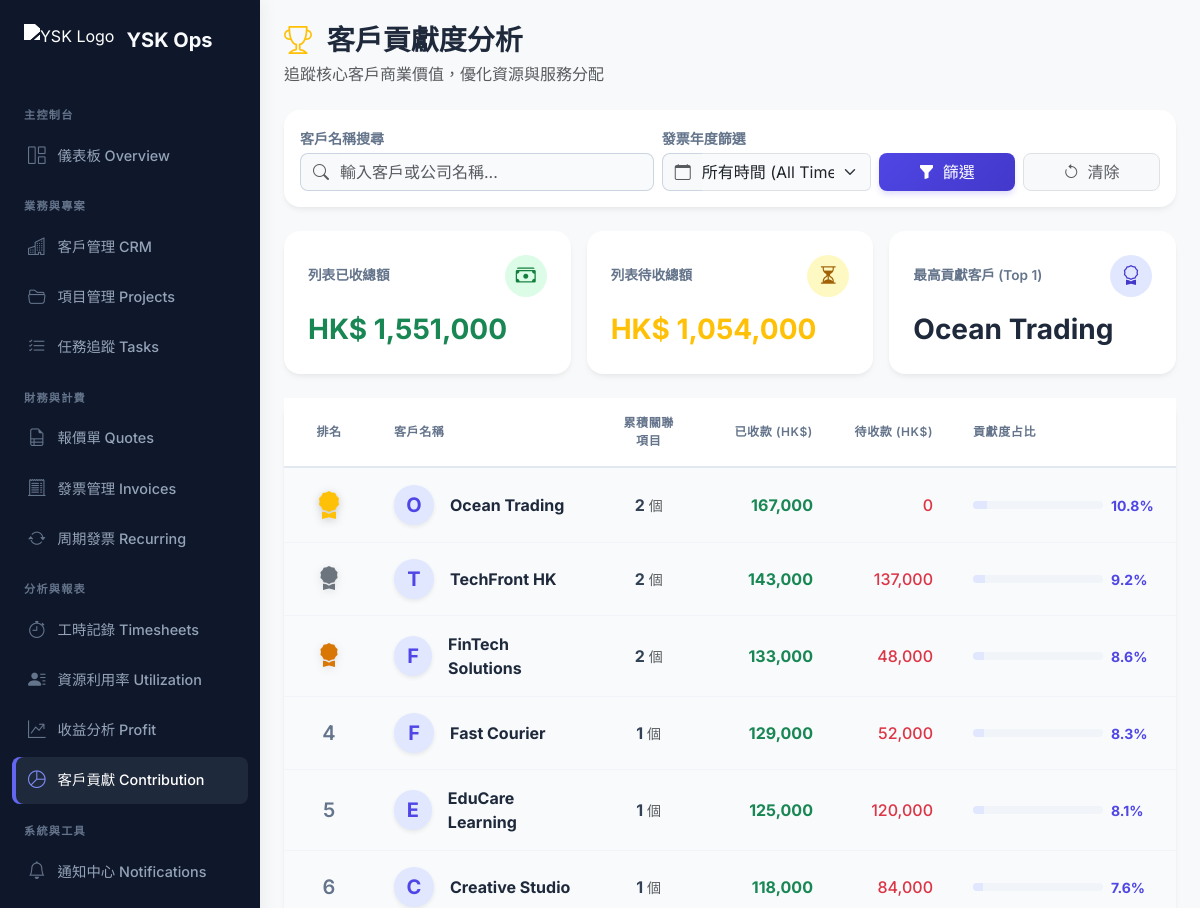
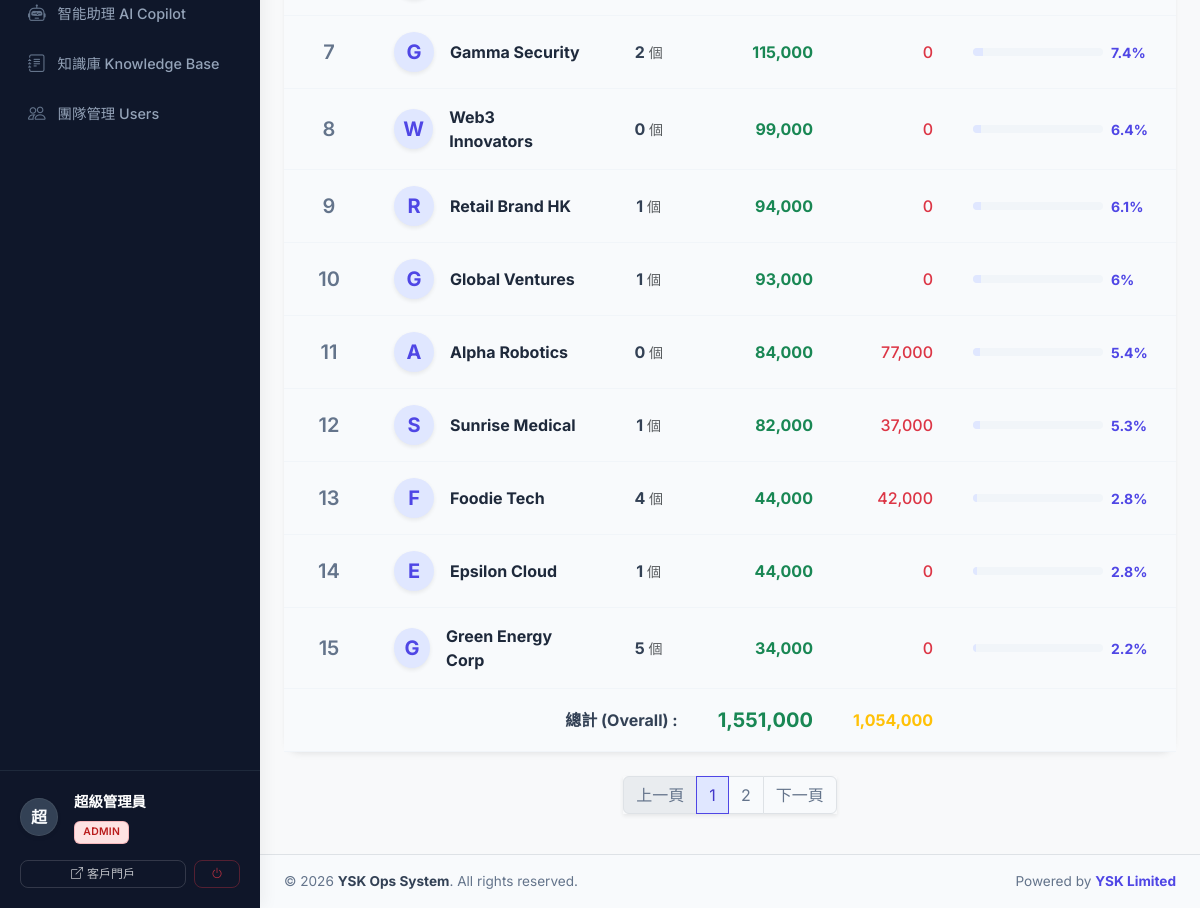
The app's page /client_contribution.php (signed in) with its own data (2 pictures, top to bottom).
### tables this page shows
CREATE TABLE clients (
    id INT AUTO_INCREMENT PRIMARY KEY,
    username VARCHAR(50) UNIQUE,
    password_hash VARCHAR(255),
    company_name VARCHAR(150) NOT NULL,
    contact_person VARCHAR(100),
    email VARCHAR(100),
    phone VARCHAR(20),
    address TEXT,
    notes TEXT,
    status ENUM('active', 'inactive', 'lead') DEFAULT 'active',
    created_at TIMESTAMP DEFAULT CURRENT_TIMESTAMP,
    updated_at TIMESTAMP DEFAULT CURRENT_TIMESTAMP ON UPDATE CURRENT_TIMESTAMP,
    FULLTEXT KEY ft_clients (company_name, contact_person, email, notes)
);

### includes/db.php (called while the page is built, shortened)
<?php
function get_db_connection() {
    static $pdo = null;
    if ($pdo === null) {
        try {
            $dsn = "mysql:host=" . DB_HOST . ";dbname=" . DB_NAME . ";charset=" . DB_CHAR;
            $pdo = new PDO($dsn, DB_USER, DB_PASS, [
                PDO::ATTR_ERRMODE => PDO::ERRMODE_EXCEPTION,
                PDO::ATTR_DEFAULT_FETCH_MODE => PDO::FETCH_ASSOC,
                PDO::ATTR_EMULATE_PREPARES => false,
            ]);
        } catch (PDOException $e) {
            die("Database connection failed: " . $e->getMessage() . "<br>Please check config.php and run database.sql first.");
        }
    }
    return $pdo;
}
function db_query($sql, $params = []) {
    $pdo = get_db_connection();
    $stmt = $pdo->prepare($sql);
    $stmt->execute($params);
    return $stmt;
}
function db_fetch_all($sql, $params = []) {
    return db_query($sql, $params)->fetchAll();
}
?>

### client_contribution.php (the view, shortened to what this page needs)
<?php
require_once 'includes/db.php';
$search = trim($_GET['search'] ?? '');
$year_filter = $_GET['year'] ?? '';
$page = max(1, (int)($_GET['page'] ?? 1));
$per_page = 15;
$offset = ($page - 1) * $per_page;
$search_clause = "";
$params = [];
$year_clause = "";
$global_sql = "
    SELECT c.id, c.company_name,
           (SELECT COALESCE(SUM(total_amount),0) FROM invoices WHERE client_id = c.id AND status = 'paid' $year_clause) as total_revenue,
           (SELECT COALESCE(SUM(total_amount),0) FROM invoices WHERE client_id = c.id AND status IN ('draft', 'sent', 'overdue') $year_clause) as pending_revenue
    FROM clients c
    WHERE c.status = 'active' $search_clause
";
$all_clients = db_fetch_all($global_sql, $params);
$total_all_revenue = 0;
$total_all_pending = 0;
foreach ($all_clients as $client) {
    $total_all_revenue += $client['total_revenue'];
    $total_all_pending += $client['pending_revenue'];
}
usort($all_clients, fn($a, $b) => $b['total_revenue'] <=> $a['total_revenue']);
$top_client = !empty($all_clients) && $all_clients[0]['total_revenue'] > 0 ? $all_clients[0] : null;
$total_count = count($all_clients);
$total_pages = ceil($total_count / $per_page);
$sql = "
    SELECT c.*,
           (SELECT COUNT(*) FROM projects WHERE client_id = c.id) as project_count,
           (SELECT COALESCE(SUM(total_amount),0) FROM invoices WHERE client_id = c.id AND status = 'paid' $year_clause) as total_revenue,
           (SELECT COALESCE(SUM(total_amount),0) FROM invoices WHERE client_id = c.id AND status IN ('draft', 'sent', 'overdue') $year_clause) as pending_revenue
    FROM clients c
    WHERE c.status = 'active' $search_clause
    ORDER BY total_revenue DESC, c.id ASC
    LIMIT $per_page OFFSET $offset
";
$clients = db_fetch_all($sql, $params);
?>
<?php include 'includes/header.php'; ?>
<div class="d-flex align-items-stretch" style="min-height: 100vh; width: 100%;">
    <?php include 'includes/sidebar.php'; ?>
    <div class="flex-grow-1 d-flex flex-column" style="background-color: #f8f9fa; min-width: 0;">
        <div class="p-3 p-md-4 flex-grow-1">
            <div class="d-flex justify-content-between align-items-center mb-4">
                <div class="d-flex align-items-center">
                    <div>
                        <h2 class="h3 fw-bold mb-1 text-slate-800">
                            <i class="bi bi-trophy me-2 text-warning"></i> 客戶貢獻度分析
                        </h2>
                        <p class="text-muted mb-0 d-none d-md-block">
                            追蹤核心客戶商業價值，優化資源與服務分配
                        </p>
                    </div>
                </div>
            </div>
            <div class="card mb-4 border-0 shadow-sm">
                <div class="card-body p-3">
                    <form method="GET" class="row g-2 align-items-center">
                        <div class="col-md-5">
                            <label class="form-label text-slate-500 fw-semibold small mb-1">客戶名稱搜尋</label>
                            <div class="input-group">
                                <span class="input-group-text bg-light text-muted border-end-0"><i class="bi bi-search"></i></span>
                                <input type="text" name="search" class="form-control border-start-0 ps-0 shadow-none" value="<?= htmlspecialchars($search) ?>" placeholder="輸入客戶或公司名稱...">
                            </div>
                        </div>
                        <div class="col-md-3">
                            <label class="form-label text-slate-500 fw-semibold small mb-1">發票年度篩選</label>
                            <div class="input-group">
                                <span class="input-group-text bg-light text-muted border-end-0"><i class="bi bi-calendar"></i></span>
                                <select name="year" class="form-select border-start-0 ps-0 shadow-none" onchange="this.form.submit()">
                                    <option value="">所有時間 (All Time)</option>
                                </select>
                            </div>
                        </div>
                        <div class="col-md-4 text-end mt-auto d-flex gap-2">
                            <button type="submit" class="btn btn-primary w-100 fw-medium"><i class="bi bi-funnel-fill me-1"></i> 篩選</button>
                            <a href="client_contribution.php" class="btn btn-light w-100 border text-muted"><i class="bi bi-arrow-counterclockwise me-1"></i> 清除</a>
                        </div>
                    </form>
                </div>
            </div>
            <div class="row g-3 mb-4">
                <div class="col-md-4">
                    <div class="card stat-card h-100 border-0 shadow-sm border-left-thick" style="border-left-color: #10b981 !important;">
                        <div class="card-body p-4">
                            <div class="d-flex justify-content-between align-items-center mb-3">
                                <h6 class="text-slate-500 fw-semibold mb-0" style="font-size: 0.85rem;">列表已收總額</h6>
                                <div class="bg-success bg-opacity-10 text-success rounded-circle d-flex align-items-center justify-content-center" style="width: 42px; height: 42px;">
                                    <i class="bi bi-cash-stack fs-5"></i>
                                </div>
                            </div>
                            <h3 class="fw-bold text-success mb-1">HK$ <?= number_format($total_all_revenue, 0) ?></h3>
                        </div>
                    </div>
                </div>
                <div class="col-md-4">
                    <div class="card stat-card h-100 border-0 shadow-sm border-left-thick" style="border-left-color: #f59e0b !important;">
                        <div class="card-body p-4">
                            <div class="d-flex justify-content-between align-items-center mb-3">
                                <h6 class="text-slate-500 fw-semibold mb-0" style="font-size: 0.85rem;">列表待收總額</h6>
                                <div class="bg-warning bg-opacity-10 text-warning rounded-circle d-flex align-items-center justify-content-center" style="width: 42px; height: 42px;">
                                    <i class="bi bi-hourglass-split fs-5"></i>
                                </div>
                            </div>
                            <h3 class="fw-bold text-warning mb-1">HK$ <?= number_format($total_all_pending, 0) ?></h3>
                        </div>
                    </div>
                </div>
                <div class="col-md-4">
                    <div class="card stat-card h-100 border-0 shadow-sm border-left-thick" style="border-left-color: #6366f1 !important;">
                        <div class="card-body p-4">
                            <div class="d-flex justify-content-between align-items-center mb-3">
                                <h6 class="text-slate-500 fw-semibold mb-0" style="font-size: 0.85rem;">最高貢獻客戶 (Top 1)</h6>
                                <div class="bg-primary bg-opacity-10 text-primary rounded-circle d-flex align-items-center justify-content-center" style="width: 42px; height: 42px;">
                                    <i class="bi bi-award fs-5"></i>
                                </div>
                            </div>
                            <h3 class="fw-bold text-slate-800 mb-1 text-truncate" style="max-width: 100%;" title="<?= htmlspecialchars($top_client['company_name'] ?? '無') ?>">
                                <?= $top_client ? htmlspecialchars($top_client['company_name']) : '-' ?>
                            </h3>
                        </div>
                    </div>
                </div>
            </div>
            <div class="card border-0 shadow-sm mb-4">
                <div class="card-body p-0">
                    <div class="table-responsive">
                        <table class="table table-hover align-middle mb-0">
                            <thead class="bg-light text-slate-600">
                                <tr>
                                    <th width="90" class="text-center py-3">排名</th>
                                    <th class="py-3">客戶名稱</th>
                                    <th class="text-center py-3">累積關聯項目</th>
                                    <th class="text-end py-3">已收款 (HK$)</th>
                                    <th class="text-end py-3">待收款 (HK$)</th>
                                    <th width="25%" class="py-3">貢獻度占比</th>
                                </tr>
                            </thead>
                            <tbody class="border-top-0">
                                <?php
                                $rank = $offset + 1;
                                foreach ($clients as $c):
                                    $contribution = $total_all_revenue > 0 ? round(($c['total_revenue'] / $total_all_revenue) * 100, 1) : 0;
                                    $avatar_char = mb_substr($c['company_name'] ?? 'C', 0, 1, 'UTF-8');
                                    $rank_html = "<span class='text-slate-500 fw-semibold fs-5'>{$rank}</span>";
                                    if ($rank == 1) $rank_html = "<i class='bi bi-award-fill fs-3 text-warning' style='filter: drop-shadow(0 2px 4px rgba(0,0,0,0.2));' title='Top 1'></i>";
                                    elseif ($rank == 2) $rank_html = "<i class='bi bi-award-fill fs-4 text-secondary' style='filter: drop-shadow(0 2px 4px rgba(0,0,0,0.1));' title='Top 2'></i>";
                                    elseif ($rank == 3) $rank_html = "<i class='bi bi-award-fill fs-4' style='color: #d97706; filter: drop-shadow(0 2px 4px rgba(0,0,0,0.1));' title='Top 3'></i>";
                                ?>
                                <tr>
                                    <td class="text-center"><?= $rank_html ?></td>
                                    <td class="ps-3">
                                        <div class="d-flex align-items-center">
                                            <div class="bg-indigo bg-opacity-10 text-indigo rounded-circle d-flex align-items-center justify-content-center me-3 shadow-sm" style="width: 40px; height: 40px; background-color:#e0e7ff; color:#4338ca;">
                                                <span class="fw-bold fs-5"><?= htmlspecialchars($avatar_char) ?></span>
                                            </div>
                                            <span class="fw-bold text-slate-800 fs-6"><?= htmlspecialchars($c['company_name'] ?? '') ?></span>
                                        </div>
                                    </td>
                                    <td class="text-center">
                                        <div class="fw-bold text-slate-700 fs-6"><?= $c['project_count'] ?> <span class="text-muted small fw-normal">個</span></div>
                                    </td>
                                    <td class="text-end fw-bold text-success fs-6">
                                        <?= number_format($c['total_revenue'], 0) ?>
                                    </td>
                                    <td class="text-end text-danger fw-medium">
                                        <?= number_format($c['pending_revenue'], 0) ?>
                                    </td>
                                    <td class="pe-4">
                                        <div class="d-flex align-items-center gap-2">
                                            <div class="progress flex-grow-1" style="height: 8px; border-radius: 4px; background-color: #f1f5f9;">
                                                <div class="progress-bar bg-primary" style="width: <?= $contribution ?>%"></div>
                                            </div>
                                            <small class="fw-bold text-primary" style="min-width: 45px;"><?= $contribution ?>%</small>
                                        </div>
                                    </td>
                                </tr>
                                <?php $rank++; endforeach; ?>
                            </tbody>
                            <tfoot class="bg-light">
                                <tr>
                                    <td colspan="3" class="text-end fw-bold text-slate-700 py-3">總計 (Overall) :</td>
                                    <td class="text-end fw-bold text-success fs-5 py-3"><?= number_format($total_all_revenue, 0) ?></td>
                                    <td class="text-end fw-bold text-warning fs-6 py-3"><?= number_format($total_all_pending, 0) ?></td>
                                    <td class="pe-4"></td>
                                </tr>
                            </tfoot>
                        </table>
                    </div>
                </div>
            </div>
            <?php if ($total_pages > 1): ?>
            <div class="d-flex justify-content-center mt-4">
                <nav>
                    <ul class="pagination shadow-sm">
                        <li class="page-item <?= $page <= 1 ? 'disabled' : '' ?>">
                            <a class="page-link text-slate-500" href="?page=<?= $page-1 ?>&search=<?= urlencode($search) ?>&year=<?= $year_filter ?>">上一頁</a>
                        </li>
                        <?php for ($i = 1; $i <= $total_pages; $i++): ?>
                        <li class="page-item <?= $i == $page ? 'active' : '' ?>">
                            <a class="page-link <?= $i == $page ? 'bg-primary border-primary' : 'text-slate-500' ?>" href="?page=<?= $i ?>&search=<?= urlencode($search) ?>&year=<?= $year_filter ?>"><?= $i ?></a>
                        </li>
                        <?php endfor; ?>
                        <li class="page-item <?= $page >= $total_pages ? 'disabled' : '' ?>">
                            <a class="page-link text-slate-500" href="?page=<?= $page+1 ?>&search=<?= urlencode($search) ?>&year=<?= $year_filter ?>">下一頁</a>
                        </li>
                    </ul>
                </nav>
            </div>
            <?php endif; ?>
        <?php include 'includes/footer.php'; ?>

### records on screen
clients: company_name "Ocean Trading", company_name "O", project_count "2", total_revenue "167,000", pending_revenue "0", contribution "10.8"
clients: company_name "T", company_name "TechFront HK", project_count "2", total_revenue "143,000", pending_revenue "137,000", contribution "9.2"
clients: company_name "F", company_name "FinTech Solutions", project_count "2", total_revenue "133,000", pending_revenue "48,000", contribution "8.6"
clients: company_name "F", company_name "Fast Courier", project_count "1", total_revenue "129,000", pending_revenue "52,000", contribution "8.3"
clients: company_name "E", company_name "EduCare Learning", project_count "1", total_revenue "125,000", pending_revenue "120,000", contribution "8.1"
clients: company_name "C", company_name "Creative Studio", project_count "1", total_revenue "118,000", pending_revenue "84,000", contribution "7.6"
clients: company_name "G", company_name "Gamma Security", project_count "2", total_revenue "115,000", pending_revenue "0", contribution "7.4"
clients: company_name "W", company_name "Web3 Innovators", project_count "0", total_revenue "99,000", pending_revenue "0", contribution "6.4"
clients: company_name "R", company_name "Retail Brand HK", project_count "1", total_revenue "94,000", pending_revenue "0", contribution "6.1"
clients: company_name "G", company_name "Global Ventures", project_count "1", total_revenue "93,000", pending_revenue "0", contribution "6"
clients: company_name "A", company_name "Alpha Robotics", project_count "0", total_revenue "84,000", pending_revenue "77,000", contribution "5.4"
clients: company_name "S", company_name "Sunrise Medical", project_count "1", total_revenue "82,000", pending_revenue "37,000", contribution "5.3"
clients: company_name "F", company_name "Foodie Tech", project_count "4", total_revenue "44,000", pending_revenue "42,000", contribution "2.8"
clients: company_name "E", company_name "Epsilon Cloud", project_count "1", total_revenue "44,000", pending_revenue "0", contribution "2.8"
clients: company_name "G", company_name "Green Energy Corp", project_count "5", total_revenue "34,000", pending_revenue "0", contribution "2.2"

### other values on screen
$avatar_char "超"
$user_name "超級管理員"
$user_role "ADMIN"
$total_all_revenue "1,551,000"
$total_all_pending "1,054,000"
